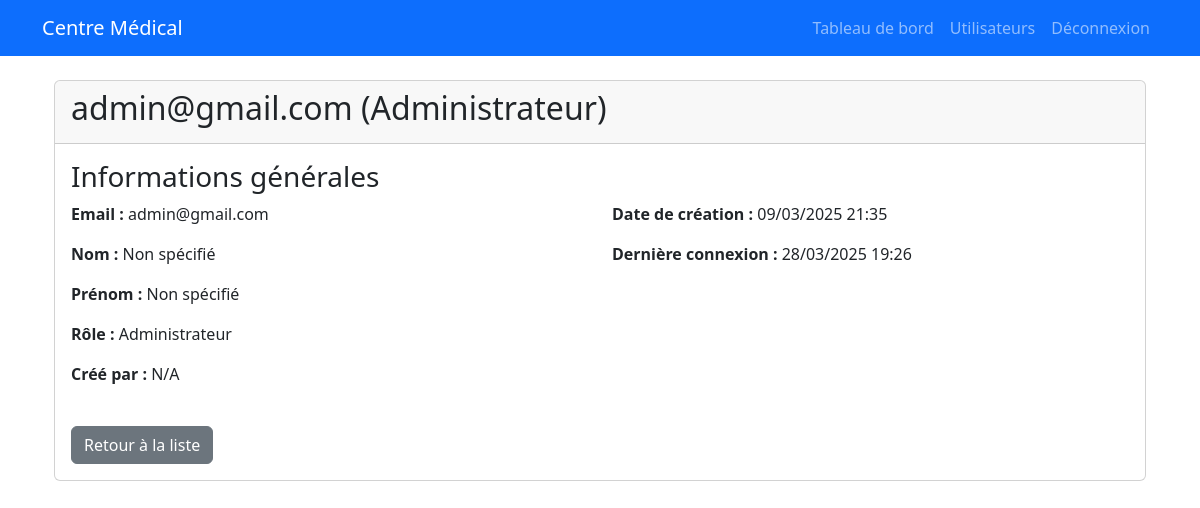
Before: /accounts/users/1/ (signed in) with the older database file.
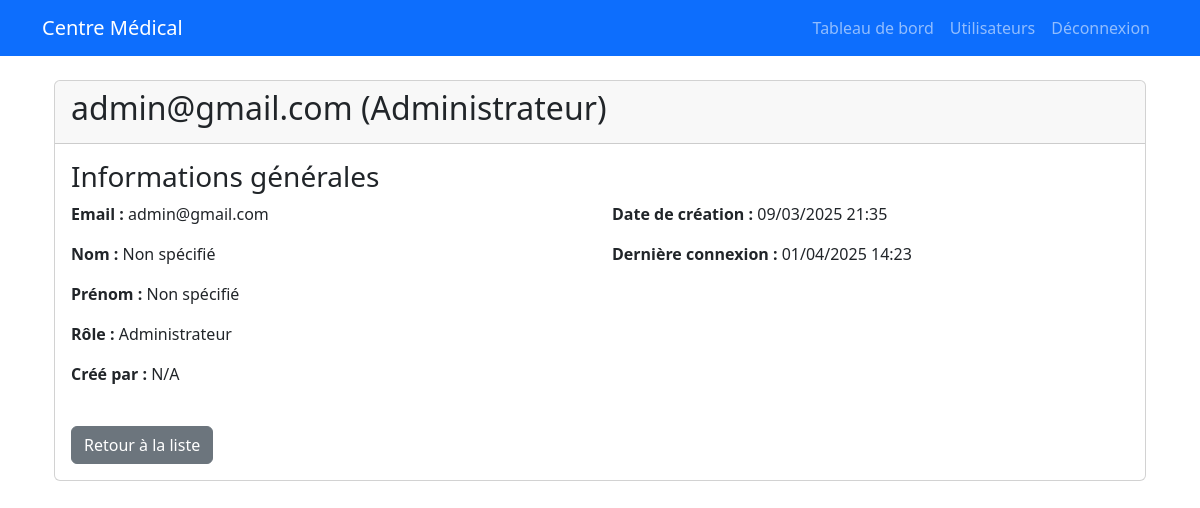
After: the same page with the newer database file.
### accounts/models.py (models this page shows)
class User(AbstractUser):
    ROLE_CHOICES = (
        ('ADMIN', 'Administrateur'),
        ('MEDECIN', 'Médecin'),
        ('PATIENT', 'Patient'),
        ('RADIOLOGUE', 'Radiologue'),
        ('LABORANTIN', 'Laborantin'),
        ('PRATICIEN', 'Praticien de santé'),
    )
    email = models.EmailField(unique=True)
    role = models.CharField(max_length=15, choices=ROLE_CHOICES, default='PATIENT')
    created_by = models.ForeignKey('self', on_delete=models.SET_NULL, null=True, blank=True, related_name='created_users')
    USERNAME_FIELD = 'email'
    REQUIRED_FIELDS = []
    objects = UserManager()
    def __str__(self):
        return self.email
    @property
    def is_admin(self):
        return self.role == 'ADMIN'
    @property
    def is_medecin(self):
        return self.role == 'MEDECIN'
    @property
    def is_patient(self):
        return self.role == 'PATIENT'
    @property
    def is_radiologue(self):
        return self.role == 'RADIOLOGUE'
    @property
    def is_laborantin(self):
        return self.role == 'LABORANTIN'
    @property
    def is_praticien(self):
        return self.role == 'PRATICIEN'

### accounts/views.py (the view, shortened to what this page needs)
# urls.py: path('users/<int:pk>/', views.UserDetailView.as_view(), name='user_detail'),
class UserDetailView(UserPassesTestMixin, DetailView):
    model = User
    template_name = 'accounts/user_detail.html'
    context_object_name = 'user_object'  # Évite la confusion avec request.user
    def test_func(self):
        user_to_view = self.get_object()
        print(f"Utilisateur connecté: {self.request.user}, Profil demandé: {user_to_view}")
        if self.request.user.is_admin:
            return True
        if self.request.user == user_to_view:
            return True
        if (self.request.user.is_medecin or self.request.user.is_praticien or
            self.request.user.is_radiologue or self.request.user.is_laborantin ):
            return True
        return False
    def get_context_data(self, **kwargs):
        context = super().get_context_data(**kwargs)
        user_object = self.get_object()
        user_attributes = []
        if self.request.user.is_admin:
            user_attributes.append("ADMIN")
        if self.request.user.is_medecin:
            user_attributes.append("MEDECIN")
        if self.request.user.is_praticien:
            user_attributes.append("PRATICIEN")
        if self.request.user.is_radiologue:
            user_attributes.append("RADIOLOGUE")
        if self.request.user.is_laborantin:
            user_attributes.append("LABORANTIN")
        context['user_attributes'] = user_attributes
        return context

### accounts/templates/accounts/user_detail.html (shortened to what this page needs)
{% extends 'base.html' %}
{% block content %}
<div class="container mt-4">
    <div class="card">
        <div class="card-header">
            <h2>
                {% if user_object.is_patient %}
                    Patient : {{ user_object.get_full_name|default:user_object.email }}
                {% elif user_object.is_medecin %}
                    Dr. {{ user_object.get_full_name|default:user_object.email }}
                {% else %}
                    {{ user_object.get_full_name|default:user_object.email }} ({{ user_object.get_role_display }})
                {% endif %}
            </h2>
        </div>
        <div class="card-body">
            <h3>Informations générales</h3>
            <div class="row mb-4">
                <div class="col-md-6">
                    <p><strong>Email :</strong> {{ user_object.email }}</p>
                    <p><strong>Nom :</strong> {{ user_object.last_name|default:"Non spécifié" }}</p>
                    <p><strong>Prénom :</strong> {{ user_object.first_name|default:"Non spécifié" }}</p>
                    <p><strong>Rôle :</strong> {{ user_object.get_role_display }}</p>
                    <p><strong>Créé par :</strong> {{ user_object.created_by.email|default:"N/A" }}</p>
                </div>
                <div class="col-md-6">
                    <p><strong>Date de création :</strong> {{ user_object.date_joined|date:"d/m/Y H:i" }}</p>
                    <p><strong>Dernière connexion :</strong> {{ user_object.last_login|date:"d/m/Y H:i"|default:"Jamais connecté" }}</p>
                </div>
            </div>
            <div class="d-flex justify-content-between mt-4">
                <a href="{% url 'user_list' %}" class="btn btn-secondary">Retour à la liste</a>
            </div>
        </div>
    </div>
</div>
{% endblock %}

Changed rows visible on the page:
changed User "admin@gmail.com": last_login "28/03/2025 19:26" → "01/04/2025 14:23"
